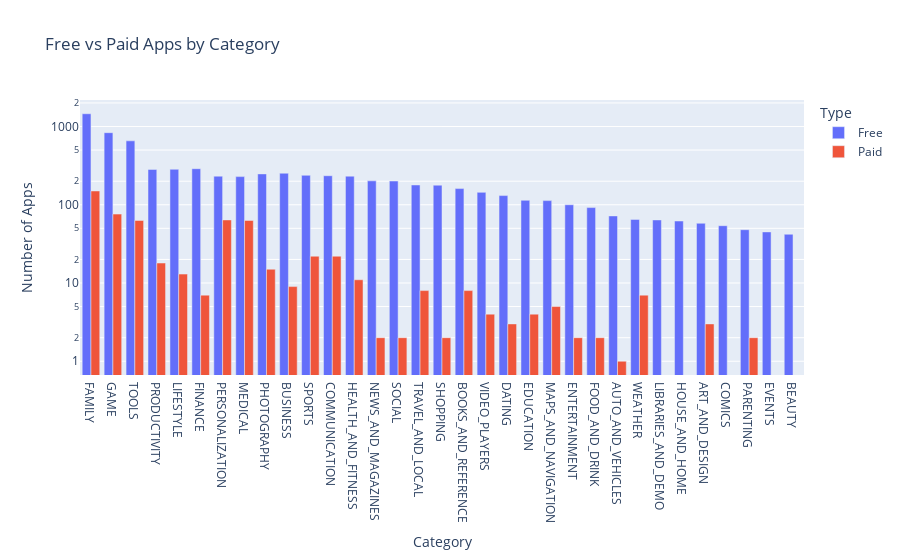

Write notebook code for a chart like this one.
### Markdown cell above
**Challenge**: Use the plotly express bar [chart examples](https://plotly.com/python/bar-charts/#bar-chart-with-sorted-or-ordered-categories) and the [.bar() API reference](https://plotly.com/python-api-reference/generated/plotly.express.bar.html#plotly.express.bar) to create this bar chart: 

You'll want to use the `df_free_vs_paid` DataFrame that you created above that has the total number of free and paid apps per category. 

See if you can figure out how to get the look above by changing the `categoryorder` to 'total descending' as outlined in the documentation here [here](https://plotly.com/python/categorical-axes/#automatically-sorting-categories-by-name-or-total-value).

### Code cell
g_bar = px.bar(df_free_vs_paid,
               x='Category',
               y='App',
               title='Free vs Paid Apps by Category',
               color='Type',
               barmode='group')
 
g_bar.update_layout(xaxis_title='Category',
                    yaxis_title='Number of Apps',
                    xaxis={'categoryorder':'total descending'},
                    yaxis=dict(type='log'))
 
g_bar.show()

### Figure 1 — Plotly figure (JSON) as saved in the notebook; plotly's stock layout.template omitted (floating-point values rounded to 4 significant figures)
{"data": [{"alignmentgroup": "True", "hovertemplate": "Type=Free<br>Category=%{x}<br>App=%{y}<extra></extra>", "legendgroup": "Free", "marker": {"color": "#636efa", "pattern": {"shape": ""}}, "name": "Free", "offsetgroup": "Free", "orientation": "v", "showlegend": true, "textposition": "auto", "type": "bar", "x": ["ART_AND_DESIGN", "AUTO_AND_VEHICLES", "BEAUTY", "BOOKS_AND_REFERENCE", "BUSINESS", "COMICS", "COMMUNICATION", "DATING", "EDUCATION", "ENTERTAINMENT", "EVENTS", "FAMILY", "FINANCE", "FOOD_AND_DRINK", "GAME", "HEALTH_AND_FITNESS", "HOUSE_AND_HOME", "LIBRARIES_AND_DEMO", "LIFESTYLE", "MAPS_AND_NAVIGATION", "MEDICAL", "NEWS_AND_MAGAZINES", "PARENTING", "PERSONALIZATION", "PHOTOGRAPHY", "PRODUCTIVITY", "SHOPPING", "SOCIAL", "SPORTS", "TOOLS", "TRAVEL_AND_LOCAL", "VIDEO_PLAYERS", "WEATHER"], "xaxis": "x", "y": [58, 72, 42, 161, 253, 54, 235, 131, 114, 100, 45, 1456, 289, 92, 834, 232, 62, 64, 284, 113, 229, 202, 48, 232, 248, 283, 178, 201, 238, 656, 179, 144, 65], "yaxis": "y"}, {"alignmentgroup": "True", "hovertemplate": "Type=Paid<br>Category=%{x}<br>App=%{y}<extra></extra>", "legendgroup": "Paid", "marker": {"color": "#EF553B", "pattern": {"shape": ""}}, "name": "Paid", "offsetgroup": "Paid", "orientation": "v", "showlegend": true, "textposition": "auto", "type": "bar", "x": ["ART_AND_DESIGN", "AUTO_AND_VEHICLES", "BOOKS_AND_REFERENCE", "BUSINESS", "COMMUNICATION", "DATING", "EDUCATION", "ENTERTAINMENT", "FAMILY", "FINANCE", "FOOD_AND_DRINK", "GAME", "HEALTH_AND_FITNESS", "LIFESTYLE", "MAPS_AND_NAVIGATION", "MEDICAL", "NEWS_AND_MAGAZINES", "PARENTING", "PERSONALIZATION", "PHOTOGRAPHY", "PRODUCTIVITY", "SHOPPING", "SOCIAL", "SPORTS", "TOOLS", "TRAVEL_AND_LOCAL", "VIDEO_PLAYERS", "WEATHER"], "xaxis": "x", "y": [3, 1, 8, 9, 22, 3, 4, 2, 150, 7, 2, 76, 11, 13, 5, 63, 2, 2, 64, 15, 18, 2, 2, 22, 63, 8, 4, 7], "yaxis": "y"}], "layout": {"barmode": "group", "legend": {"title": {"text": "Type"}, "tracegroupgap": 0}, "title": {"text": "Free vs Paid Apps by Category"}, "xaxis": {"anchor": "y", "categoryorder": "total descending", "domain": [0, 1], "title": {"text": "Category"}}, "yaxis": {"anchor": "x", "domain": [0, 1], "title": {"text": "Number of Apps"}, "type": "log"}}}
